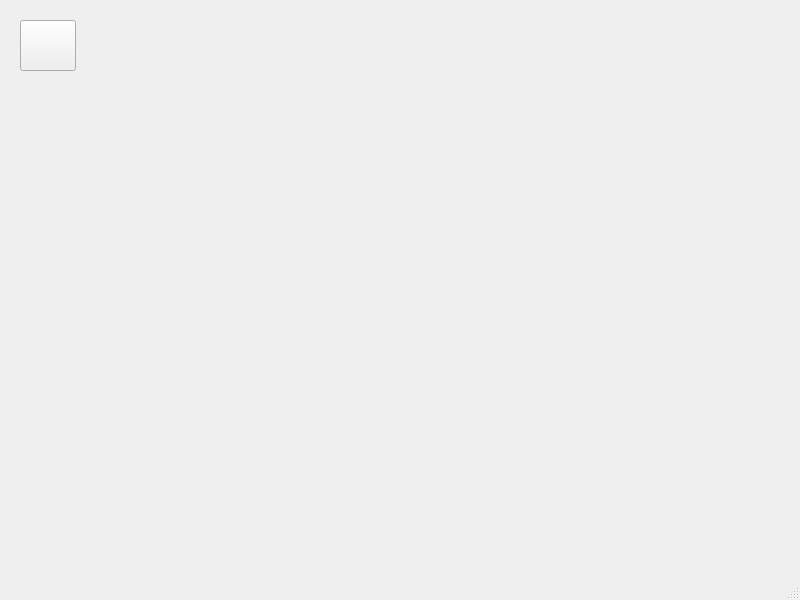
<?xml version="1.0" encoding="UTF-8"?>
<ui version="4.0">
 <class>MainWindow</class>
 <widget class="QMainWindow" name="MainWindow">
  <property name="geometry">
   <rect>
    <x>0</x>
    <y>0</y>
    <width>800</width>
    <height>600</height>
   </rect>
  </property>
  <property name="windowTitle">
   <string>MainWindow</string>
  </property>
  <widget class="QWidget" name="centralwidget">
   <widget class="QPushButton" name="quitButton">
    <property name="geometry">
     <rect>
      <x>20</x>
      <y>20</y>
      <width>56</width>
      <height>51</height>
     </rect>
    </property>
    <property name="text">
     <string/>
    </property>
   </widget>
  </widget>
  <widget class="QMenuBar" name="menubar">
   <property name="geometry">
    <rect>
     <x>0</x>
     <y>0</y>
     <width>800</width>
     <height>18</height>
    </rect>
   </property>
  </widget>
  <widget class="QStatusBar" name="statusbar"/>
 </widget>
 <resources/>
 <connections/>
</ui>
